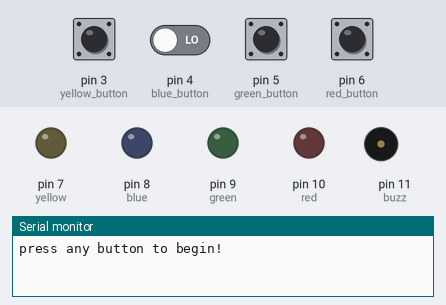
A sketch run on a simulated Arduino Uno, built with avr-gcc and run on an emulated ATmega328P. Shown: output pins drawn as LEDs (lit = HIGH), buzzer (waves = sounding), the last lines printed to the serial monitor. The inputs (shaded band) are chosen by the test bench; at power-on: pin 3 (yellow_button), pin 4 (blue_button), pin 5 (green_button), pin 6 (red_button) LOW. Random numbers use the default seed unless the sketch sets one; pins used as bus, display or sensor lines are not drawn. At 8.2 s the program stops and its outputs stay as they are.

Above: at 1.2 s.
1.3 s: pin 3 (yellow_button) pulled HIGH for 0.15 s
At 4.2 s:
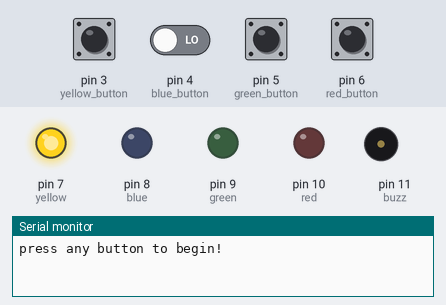
4.3 s: pin 3 (yellow_button) driven HIGH and pin 4 (blue_button) driven HIGH
At 6.32 s:
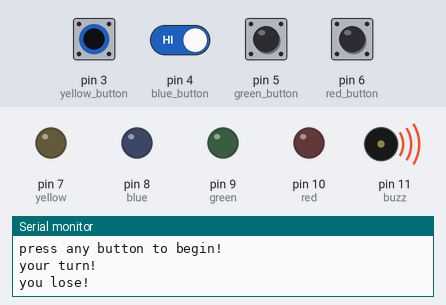
Timing chart, 0 to 8.6 s (numbered marks = the images above; inputs shaded):
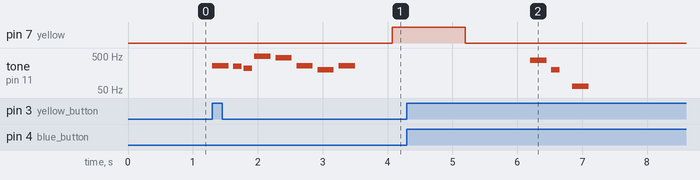

The sketch:

Memory_Game.ino
```cpp
#include "pitches.h"
//melodies:

int melody_next[] = {

  NOTE_C4, NOTE_G3, NOTE_G3, NOTE_A3, NOTE_G3, 0, NOTE_B3, NOTE_C4
};
int melody_lose[]={

  NOTE_FS4,NOTE_G3,0,NOTE_C2

};
int melody_start[] = {

  NOTE_C4, NOTE_B3, NOTE_A3, NOTE_B4, NOTE_A4, NOTE_C4, NOTE_G3, NOTE_C4
};

int noteDurations[] = {

  4, 8, 8, 4, 4, 4, 4, 4
};
const int red=10,green=9,blue=8,yellow=7,buzz=11;
int count=0,temp_rand,guess=0,chk=0;
int red_button=6,green_button=5,blue_button=4,yellow_button=3;
int red_read=0,green_read=0,blue_read=0,yellow_read=0;
int a[50]={0};
int tone_red=8000,tone_blue=6000,tone_green=4000,tone_yellow=2000;


//declaring functions:

int choose_sound(int num);
void green_noise();
void yellow_noise();
void blue_noise();
void red_noise();
void next_noise();
void lose_noise();
void start_noise();
bool button_pressed();
int click_button();


void setup() {

   pinMode(red,OUTPUT);
   pinMode(green,OUTPUT);
   pinMode(blue,OUTPUT);
   pinMode(yellow,OUTPUT);
   pinMode(buzz,OUTPUT);
   Serial.begin(9600);
   randomSeed(analogRead(0));
}

void loop() {

  //Serial.println("enter 1 to begin!");
  //while(Serial.available()==0)
  //{

  //}
  Serial.println("press any button to begin!");
  while(!button_pressed())//running while no button was clicked
  {

  }
  chk=1;
  //chk=Serial.parseInt();
  start_noise();
  while(chk==1)
  {

    delay(500);
    game_turn();
    //Serial.println("enter the color one by one(red-10,green-9,blue-8,yellow-7)");
    Serial.println("your turn!");
    my_turn();

  }


}
void game_turn()
{

int i;


  for(i=0;i<count;i++)
  {

  digitalWrite(a[i],HIGH);
  choose_sound(a[i]);
  delay(1000);
  digitalWrite(a[i],LOW);
  delay(1000);

  }
  a[count]=random(yellow,red+1);
  digitalWrite(a[count],HIGH);
  choose_sound(a[count]);
  delay(1000);
  digitalWrite(a[count],LOW);
  delay(1000);
  count++;


}
void my_turn()
{
  int i=0,num=0;
  guess=0;
  while(guess<count)
  {
    //Serial.println("enter color");
    //while(Serial.available()==0);
    //{

    //}
    //num=Serial.parseInt();
    while((num=click_button())==-1)//running as long as no button was clicked
    {
    }

    if(num==a[i])
    {
      guess++;
      i++;
      digitalWrite(num,HIGH);
      choose_sound(num);
      digitalWrite(num,LOW);

    }
    else
    {
      Serial.println("you lose!");
      lose_noise();
      delay(1000);
      exit(1);
    }


  }
  delay(500);
  next_noise();
  Serial.println("good job! get ready for the next round!");
  delay(1000);
}


int choose_sound(int num)
{
   switch(num)
  {
    case(red):
    {
      red_noise();
    }
     case(green):
    {
      green_noise();
    }
     case(blue):
    {
      blue_noise();
    }
     case(yellow):
    {
      yellow_noise();
    }
  }
}
void red_noise()
{
  int i;
  for(i=0;i<30;i++)
  {
  digitalWrite(buzz,HIGH);
  delayMicroseconds(tone_red);
  digitalWrite(buzz,LOW);
  delayMicroseconds(tone_red-500);
  }

}

void green_noise()
{
  int i;
  for(i=0;i<30;i++)
  {
  digitalWrite(buzz,HIGH);
  delayMicroseconds(tone_green);
  digitalWrite(buzz,LOW);
  delayMicroseconds(tone_green+250);
  }
}
void blue_noise()
{
  int i;
  for(i=0;i<30;i++)
  {
  digitalWrite(buzz,HIGH);
  delayMicroseconds(tone_blue);
  digitalWrite(buzz,LOW);
  delayMicroseconds(tone_blue-600);
  }
}
void yellow_noise()
{
  int i;
  for(i=0;i<30;i++)
  {
  digitalWrite(buzz,HIGH);
  delayMicroseconds(tone_yellow+200);
  digitalWrite(buzz,LOW);
  delayMicroseconds(tone_yellow);
  }
}

void next_noise()
{
  for (int thisNote = 0; thisNote < 8; thisNote++) {

    // to calculate the note duration, take one second divided by the note type.

    //e.g. quarter note = 1000 / 4, eighth note = 1000/8, etc.

    int noteDuration = 1000 / noteDurations[thisNote];

    tone(buzz, melody_next[thisNote], noteDuration);

    // to distinguish the notes, set a minimum time between them.

    // the note's duration + 30% seems to work well:

    int pauseBetweenNotes = noteDuration * 1.30;

    delay(pauseBetweenNotes);

    // stop the tone playing:

    noTone(buzz);
}
}
void lose_noise()
{
  for (int thisNote = 0; thisNote < 4; thisNote++) {

    // to calculate the note duration, take one second divided by the note type.

    //e.g. quarter note = 1000 / 4, eighth note = 1000/8, etc.

    int noteDuration = 1000 / noteDurations[thisNote];

    tone(buzz, melody_lose[thisNote], noteDuration);

    // to distinguish the notes, set a minimum time between them.

    // the note's duration + 30% seems to work well:

    int pauseBetweenNotes = noteDuration * 1.30;

    delay(pauseBetweenNotes);

    // stop the tone playing:

    noTone(buzz);
}
}

void start_noise()
{
  for (int thisNote = 0; thisNote < 8; thisNote++) {

    // to calculate the note duration, take one second divided by the note type.

    //e.g. quarter note = 1000 / 4, eighth note = 1000/8, etc.

    int noteDuration = 1000 / noteDurations[thisNote];

    tone(buzz, melody_start[thisNote], noteDuration);

    // to distinguish the notes, set a minimum time between them.

    // the note's duration + 30% seems to work well:

    int pauseBetweenNotes = noteDuration * 1.30;

    delay(pauseBetweenNotes);

    // stop the tone playing:

    noTone(buzz);
}
}

bool button_pressed()
{
  red_read=digitalRead(red_button);
  green_read=digitalRead(green_button);
  blue_read=digitalRead(blue_button);
  yellow_read=digitalRead(yellow_button);
  if(red_read==1||blue_read==1||green_read==1||yellow_read==1)
  {
    red_read=0;
    blue_read=0;
    green_read=0;
    yellow_read=0;
    return(true);
  }
  else
  {
    return(false);
  }
}
int click_button()
{
  red_read=digitalRead(red_button);
  green_read=digitalRead(green_button);
  blue_read=digitalRead(blue_button);
  yellow_read=digitalRead(yellow_button);
   if(red_read==1)
  {
    return(red);
  }
   else if(green_read==1)
  {
      return(green);
  }
  else if(blue_read==1)
  {
     return(blue);
  }
  else if(yellow_read==1)
  {
    return(yellow);
  }
  else
  {
    return(-1);
  }
}
```

pitches.h
```cpp
#define NOTE_B0  31
#define NOTE_C1  33
#define NOTE_CS1 35
#define NOTE_D1  37
#define NOTE_DS1 39
#define NOTE_E1  41
#define NOTE_F1  44
#define NOTE_FS1 46
#define NOTE_G1  49
#define NOTE_GS1 52
#define NOTE_A1  55
#define NOTE_AS1 58
#define NOTE_B1  62
#define NOTE_C2  65
#define NOTE_CS2 69
#define NOTE_D2  73
#define NOTE_DS2 78
#define NOTE_E2  82
#define NOTE_F2  87
#define NOTE_FS2 93
#define NOTE_G2  98
#define NOTE_GS2 104
#define NOTE_A2  110
#define NOTE_AS2 117
#define NOTE_B2  123
#define NOTE_C3  131
#define NOTE_CS3 139
#define NOTE_D3  147
#define NOTE_DS3 156
#define NOTE_E3  165
#define NOTE_F3  175
#define NOTE_FS3 185
#define NOTE_G3  196
#define NOTE_GS3 208
#define NOTE_A3  220
#define NOTE_AS3 233
#define NOTE_B3  247
#define NOTE_C4  262
#define NOTE_CS4 277
#define NOTE_D4  294
#define NOTE_DS4 311
#define NOTE_E4  330
#define NOTE_F4  349
#define NOTE_FS4 370
#define NOTE_G4  392
#define NOTE_GS4 415
#define NOTE_A4  440
#define NOTE_AS4 466
#define NOTE_B4  494
#define NOTE_C5  523
#define NOTE_CS5 554
#define NOTE_D5  587
#define NOTE_DS5 622
#define NOTE_E5  659
#define NOTE_F5  698
#define NOTE_FS5 740
#define NOTE_G5  784
#define NOTE_GS5 831
#define NOTE_A5  880
#define NOTE_AS5 932
#define NOTE_B5  988
#define NOTE_C6  1047
#define NOTE_CS6 1109
#define NOTE_D6  1175
#define NOTE_DS6 1245
#define NOTE_E6  1319
#define NOTE_F6  1397
#define NOTE_FS6 1480
#define NOTE_G6  1568
#define NOTE_GS6 1661
#define NOTE_A6  1760
#define NOTE_AS6 1865
#define NOTE_B6  1976
#define NOTE_C7  2093
#define NOTE_CS7 2217
#define NOTE_D7  2349
#define NOTE_DS7 2489
#define NOTE_E7  2637
#define NOTE_F7  2794
#define NOTE_FS7 2960
#define NOTE_G7  3136
#define NOTE_GS7 3322
#define NOTE_A7  3520
#define NOTE_AS7 3729
#define NOTE_B7  3951
#define NOTE_C8  4186
#define NOTE_CS8 4435
#define NOTE_D8  4699
#define NOTE_DS8 4978
```

Measured:
- after the input at 1.3 s, pin 7 (yellow): LOW → HIGH after 2.8 s; tone on pin 11 (buzz): plays 262 Hz for 0.25 s, 247 Hz for 0.13 s, 220 Hz for 0.13 s, 494 Hz for 0.25 s, 440 Hz for 0.25 s, 262 Hz for 0.25 s … (8 notes in this stretch), starting at once
- after the input at 4.3 s, tone on pin 11 (buzz): plays 370 Hz for 0.25 s, 196 Hz for 0.13 s, 65 Hz for 0.25 s, starting after 1.9 s
